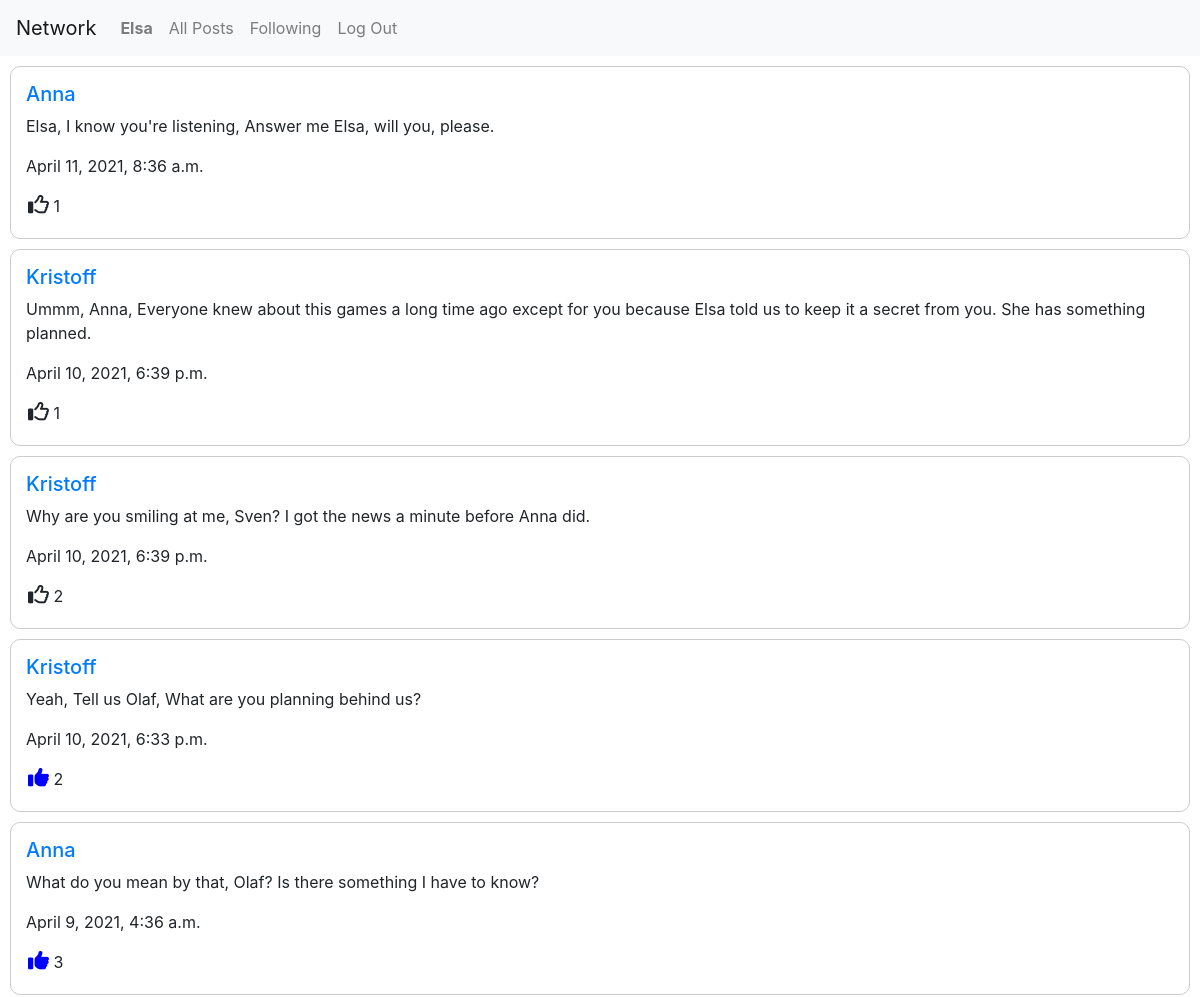
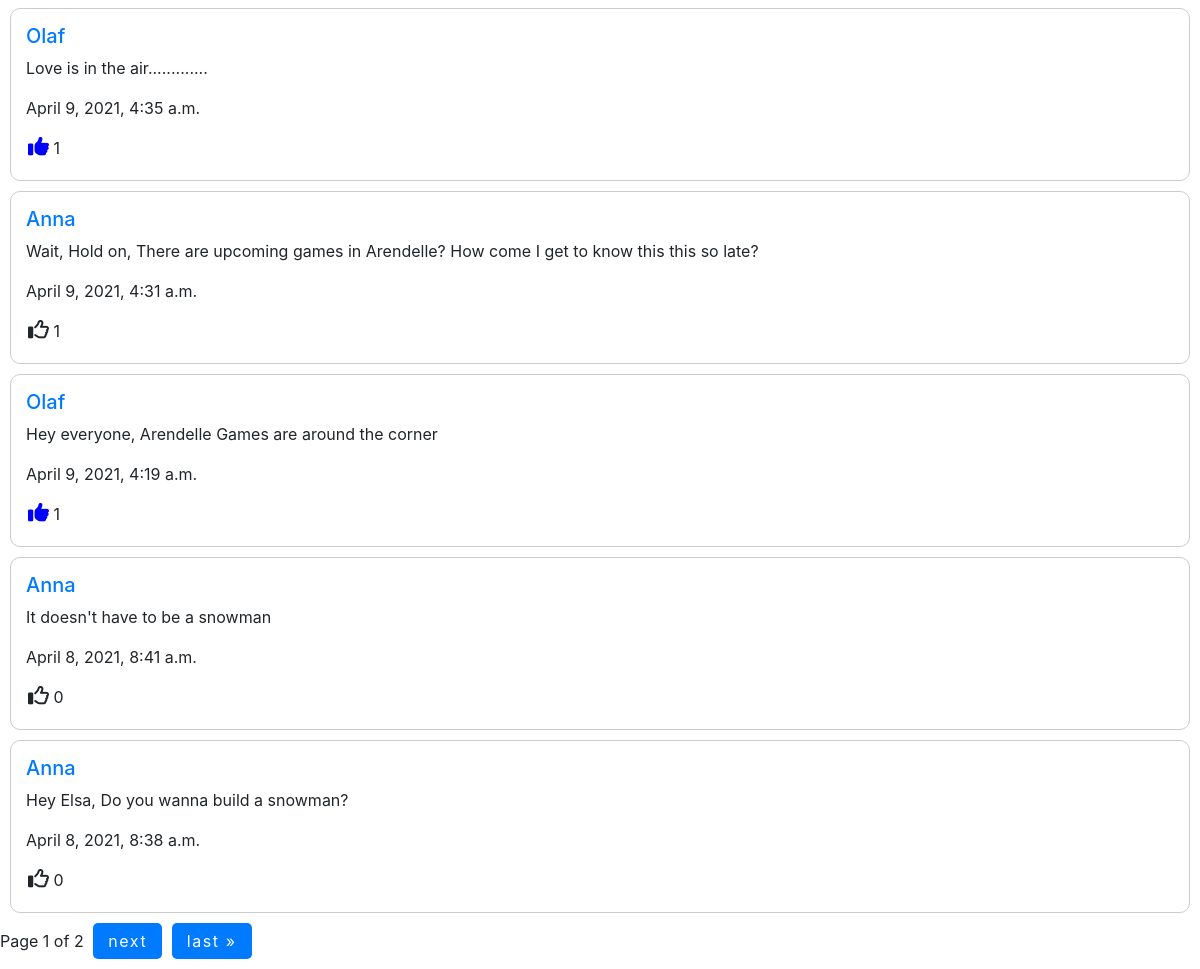
Page /following (signed in) on the committed database (2 pictures, top to bottom).
### network/models.py (models this page shows, shortened)
class User(AbstractUser):
    pass

class Post(models.Model):
    name = models.ForeignKey(User, on_delete=models.CASCADE, related_name="user_posts")
    content = models.TextField()
    likes = models.IntegerField(default=0)
    timestamp = models.DateTimeField(auto_now=True)

### network/views.py (the view)
# urls.py: path("following", views.following, name="following"),
@login_required
def following(request):
    posts = Post.objects.all().order_by('-timestamp')
    a1 = []
    b1 = []
    following = Follow.objects.filter(name=request.user).all()
    for f in following:
        b1.append(f.following)
    for post in posts:
        if post.name in b1:
            a1.append(post)
    paginator = Paginator(a1, 10)
    page_number = request.GET.get('page')
    page_obj = paginator.get_page(page_number)
    liked_posts = []
    for page in page_obj:
        a = Like.objects.filter(post=page)
        print(a)
        if len(a) > 0:
            for x in a:
                if x.name.username == request.user.username:
                    liked_posts.append(x.post)
    return render(request, "network/following.html", {
    "page_obj": page_obj, "liked_posts": liked_posts, "next": next, "previous": "false"
    })

### network/models.py (called while the page is built)
    def __str__(self):
        return f"{self.name.username} liked {self.post.content}"

### network/templates/network/following.html (shortened to what this page needs)
{% extends "network/layout.html" %}
{% block body %}
{% if user.is_authenticated %}
<div class="displayposts">
  {% for post in page_obj %}
    <div class="displaysinglepost">
      <div class="post_user">
        <a class="post_user_username" href="{% url 'users' post.name.username %}" data-user= {{ post.name.id }}><h5>{{post.name.username}}</h5></a>
      </div>
      <p>{{post.content}}</p>
      <p>{{ post.timestamp }}</p>
      <div class="like">
        {% if post in liked_posts %}
        <i class="fas fa-thumbs-up" style="font-size: 21px; color: blue;" data-page= {{ post.id }}></i>
        {% else %}
        <i class="far fa-thumbs-up" style="font-size: 21px;" data-page= {{ post.id }}></i>
        {% endif %}
        <span id="post_likes">{{ post.likes }}</span>
      </div>
    </div>
  {% endfor %}
</div>
<div class="pagination">
<span class="step-links">
    <span class="current">
        Page {{ page_obj.number }} of {{ page_obj.paginator.num_pages }}
    </span>
    {% if page_obj.has_next %}
        <a href="?page={{ page_obj.next_page_number }}">next</a>
        <a href="?page={{ page_obj.paginator.num_pages }}">last &raquo;</a>
    {% endif %}
</span>
</div>
{% endif %}
{% endblock %}

### network/templates/network/layout.html (shortened to what this page needs)
{% load static %}
<!DOCTYPE html>
<html lang="en">
    <head>
        <link rel="stylesheet" href="https://stackpath.bootstrapcdn.com/bootstrap/4.4.1/css/bootstrap.min.css">
        <link href="{% static 'network/styles.css' %}" rel="stylesheet">
    </head>
    <body>
        <nav class="navbar navbar-expand-lg navbar-light bg-light">
            <a class="navbar-brand" href="{% url 'index' %}">Network</a>
            <div>
              <ul class="navbar-nav mr-auto">
                {% if user.is_authenticated %}
                    <li class="nav-item">
                        <a class="nav-link" href="{% url 'index' %}"><strong>{{ user.username }}</strong></a>
                    </li>
                {% endif %}
                <li class="nav-item">
                  <a class="nav-link" href="{% url 'index' %}">All Posts</a>
                </li>
                {% if user.is_authenticated %}
                    <li class="nav-item">
                        <a class="nav-link" href="{% url 'following' %}">Following</a>
                    </li>
                    <li class="nav-item">
                        <a class="nav-link" href="{% url 'logout' %}">Log Out</a>
                    </li>
                {% endif %}
              </ul>
            </div>
          </nav>
        <div class="body">
            {% block body %}
            {% endblock %}
        </div>
    </body>
</html>

### network/static/network/styles.css (style rules this page uses)
* { box-sizing: border-box; }
.NewPost input[type="submit"], .step-links a { display: inline-block; margin-left: 5px; background-color: #007bff; border-color: #007bff; border-radius: 5px; padding: 6px 15px; color: white; }
.displaysinglepost { margin: 10px; padding: 15px; border: 1px solid #ccc; border-radius: 10px; }
.like { margin: 5px 0 5px 2px; }
.displaysinglepost { position: relative; }
.step-links a { letter-spacing: 0.1em; }
.pagination { margin-bottom: 10px; }
.post_user h5 { display: inline-block; }

### rows in the picture
User: username "Elsa"
Post: name.username "Anna", content "Elsa, I know you're listening, Answer me Elsa, will you, please.", timestamp "April 11, 2021, 8:36 a.m.", likes "1"
Post: name.username "Kristoff", content "Ummm, Anna, Everyone knew about this games a long time ago except for you because Elsa told us to keep it a secret from you. She has something planned.", timestamp "April 10, 2021, 6:39 p.m.", likes "1"
Post: name.username "Kristoff", content "Why are you smiling at me, Sven? I got the news a minute before Anna did.", timestamp "April 10, 2021, 6:39 p.m.", likes "2"
Post: name.username "Kristoff", content "Yeah, Tell us Olaf, What are you planning behind us?", timestamp "April 10, 2021, 6:33 p.m.", likes "2"
Post: name.username "Anna", content "What do you mean by that, Olaf? Is there something I have to know?", timestamp "April 9, 2021, 4:36 a.m.", likes "3"
Post: name.username "Olaf", content "Love is in the air.............", timestamp "April 9, 2021, 4:35 a.m.", likes "1"
Post: name.username "Anna", content "Wait, Hold on, There are upcoming games in Arendelle? How come I get to know this this so late?", timestamp "April 9, 2021, 4:31 a.m.", likes "1"
Post: name.username "Olaf", content "Hey everyone, Arendelle Games are around the corner", timestamp "April 9, 2021, 4:19 a.m.", likes "1"
Post: name.username "Anna", content "It doesn't have to be a snowman", timestamp "April 8, 2021, 8:41 a.m.", likes "0"
Post: name.username "Anna", content "Hey Elsa, Do you wanna build a snowman?", timestamp "April 8, 2021, 8:38 a.m.", likes "0"

### other values in the picture
{{ page_obj.number }} "1"
{{ page_obj.paginator.num_pages }} "2"
